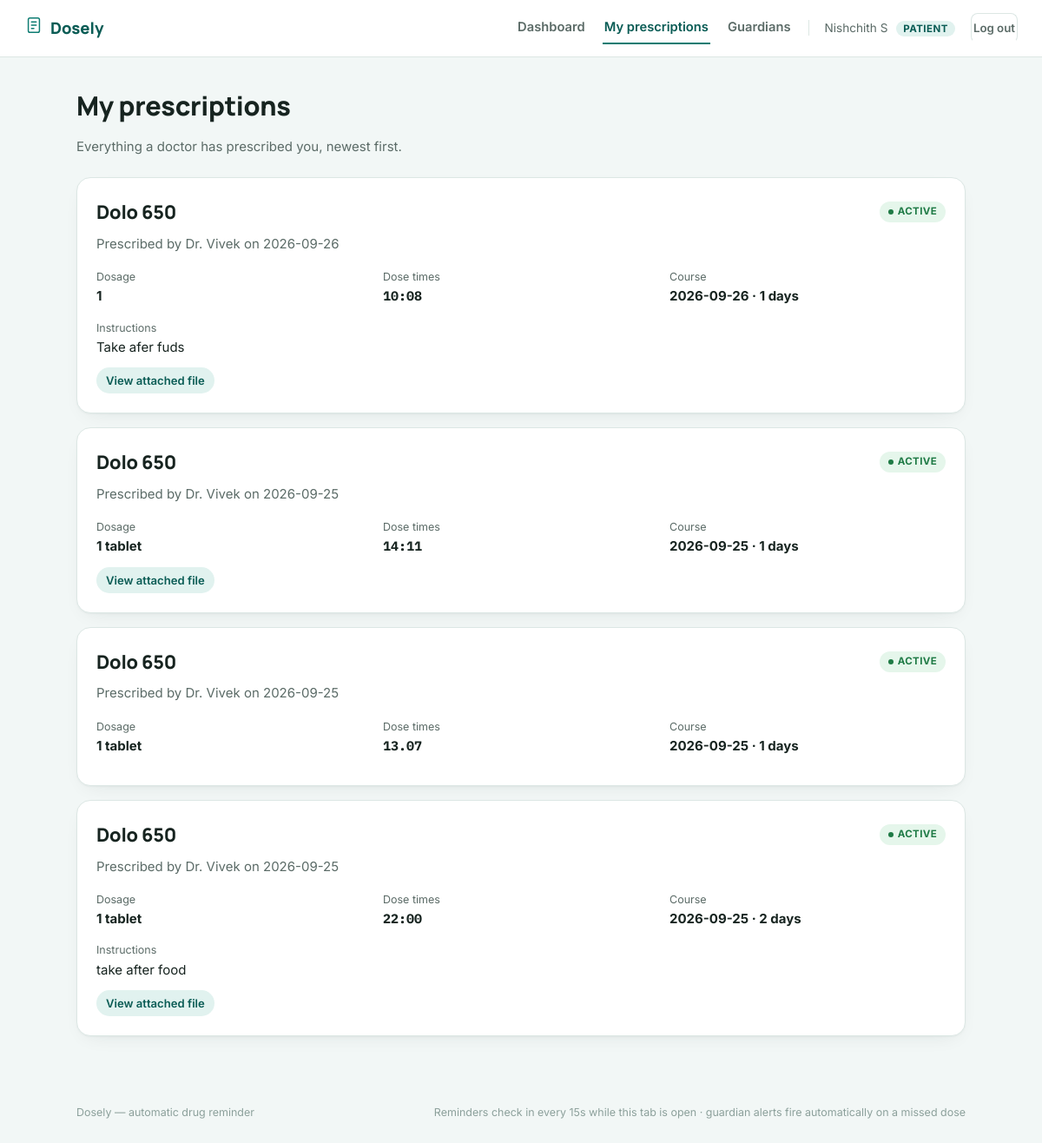
The app's page /patient/prescriptions (signed in) with its own data.
### tables this page shows
CREATE TABLE users (
    id INTEGER PRIMARY KEY AUTOINCREMENT,
    name TEXT NOT NULL,
    email TEXT UNIQUE NOT NULL,
    password_hash TEXT NOT NULL,
    role TEXT NOT NULL CHECK(role IN ('doctor','patient','guardian')),
    phone TEXT,
    created_at TEXT DEFAULT (datetime('now'))
);

CREATE TABLE prescriptions (
    id INTEGER PRIMARY KEY AUTOINCREMENT,
    doctor_id INTEGER NOT NULL,
    patient_id INTEGER NOT NULL,
    medicine_name TEXT NOT NULL,
    dosage TEXT,
    times TEXT NOT NULL,               -- JSON list e.g. ["08:00","14:00","20:00"]
    start_date TEXT NOT NULL,          -- YYYY-MM-DD
    duration_days INTEGER NOT NULL,
    instructions TEXT,
    file_path TEXT,
    status TEXT NOT NULL DEFAULT 'active',   -- active / stopped
    created_at TEXT DEFAULT (datetime('now')),
    FOREIGN KEY(doctor_id) REFERENCES users(id),
    FOREIGN KEY(patient_id) REFERENCES users(id)
);

### app.py (the view)
@app.route("/patient/prescriptions")
@login_required("patient")
def patient_prescriptions():
    user = current_user()
    prescriptions = db.get_prescriptions_for_patient(user["id"])
    return render_template("prescription_viewer.html", prescriptions=prescriptions)

### app.py (called while the page is built)
def current_user():
    uid = session.get("user_id")
    if not uid:
        return None
    return db.get_user_by_id(uid)

def login_required(role=None):
    def decorator(fn):
        @wraps(fn)
        def wrapped(*args, **kwargs):
            user = current_user()
            if not user:
                flash("Please log in to continue.", "error")
                return redirect(url_for("login"))
            if role and user["role"] != role:
                flash("That page isn't available for your account type.", "error")
                return redirect(url_for("index"))
            return fn(*args, **kwargs)
        return wrapped
    return decorator

@app.context_processor
def inject_user():
    return {"current_user": current_user()}

### db.py (called while the page is built)
def get_db():
    conn = sqlite3.connect(DB_PATH, check_same_thread=False, timeout=10)
    conn.row_factory = sqlite3.Row
    conn.execute("PRAGMA foreign_keys = ON")
    return conn

def get_user_by_id(user_id):
    conn = get_db()
    row = conn.execute("SELECT * FROM users WHERE id = ?", (user_id,)).fetchone()
    conn.close()
    return row

def get_prescriptions_for_patient(patient_id):
    conn = get_db()
    rows = conn.execute(
        """SELECT p.*, u.name AS doctor_name FROM prescriptions p
           JOIN users u ON u.id = p.doctor_id
           WHERE p.patient_id = ? ORDER BY p.created_at DESC""",
        (patient_id,),
    ).fetchall()
    conn.close()
    return rows

### templates/prescription_viewer.html (shortened to what this page needs)
{% extends "base.html" %}
{% block content %}
<h1>My prescriptions</h1>
<p class="muted" style="margin-bottom:24px">Everything a doctor has prescribed you, newest first.</p>
{% if prescriptions %}
  <div class="grid" style="gap:16px">
    {% for p in prescriptions %}
      <div class="card">
        <div class="section-head" style="margin-bottom:8px">
          <h2 style="margin:0">{{ p.medicine_name }}</h2>
          <span class="badge badge-{{ p.status }}"><span class="badge-dot"></span>{{ p.status }}</span>
        </div>
        <p class="muted" style="margin-bottom:14px">Prescribed by Dr. {{ p.doctor_name }} on {{ p.created_at[:10] }}</p>
        <div class="grid grid-3" style="gap:12px; margin-bottom:12px">
          <div><small class="muted">Dosage</small><br><strong>{{ p.dosage or "—" }}</strong></div>
          <div><small class="muted">Dose times</small><br><strong class="mono">{{ p.times | replace('["','') | replace('"]','') | replace('","', ', ') }}</strong></div>
          <div><small class="muted">Course</small><br><strong>{{ p.start_date }} · {{ p.duration_days }} days</strong></div>
        </div>
        {% if p.instructions %}
          <p style="margin-bottom:12px"><small class="muted">Instructions</small><br>{{ p.instructions }}</p>
        {% endif %}
        {% if p.file_path %}
          <a href="{{ url_for('static', filename=p.file_path) }}" target="_blank" class="file-chip">View attached file</a>
        {% endif %}
      </div>
    {% endfor %}
  </div>
{% else %}
  <div class="card empty-state">
    <h3>No prescriptions yet</h3>
    <p>Ask your doctor to add one using the email you registered with.</p>
  </div>
{% endif %}
{% endblock %}

### templates/base.html (shortened to what this page needs)
<!DOCTYPE html>
<html lang="en">
<head>
<link rel="stylesheet" href="{{ url_for('static', filename='css/style.css') }}">
</head>
<body>
<header class="topbar">
  <a class="brand" href="{{ url_for('index') }}">
    <span class="brand-mark" aria-hidden="true">
    </span>
    Dosely
  </a>
  <nav class="topnav">
    {% if current_user %}
      {% if current_user.role == 'doctor' %}
        <a href="{{ url_for('doctor_dashboard') }}" class="{{ 'active' if request.endpoint == 'doctor_dashboard' }}">Dashboard</a>
        <a href="{{ url_for('doctor_prescribe') }}" class="{{ 'active' if request.endpoint == 'doctor_prescribe' }}">New prescription</a>
      {% elif current_user.role == 'patient' %}
        <a href="{{ url_for('patient_dashboard') }}" class="{{ 'active' if request.endpoint == 'patient_dashboard' }}">Dashboard</a>
        <a href="{{ url_for('patient_prescriptions') }}" class="{{ 'active' if request.endpoint == 'patient_prescriptions' }}">My prescriptions</a>
        <a href="{{ url_for('patient_guardians') }}" class="{{ 'active' if request.endpoint == 'patient_guardians' }}">Guardians</a>
      {% elif current_user.role == 'guardian' %}
        <a href="{{ url_for('guardian_dashboard') }}" class="{{ 'active' if request.endpoint == 'guardian_dashboard' }}">Dashboard</a>
      {% endif %}
      <span class="nav-user">{{ current_user.name }} <em>{{ current_user.role }}</em></span>
      <a href="{{ url_for('logout') }}" class="btn-ghost-sm">Log out</a>
    {% else %}
      <a href="{{ url_for('login') }}">Log in</a>
      <a href="{{ url_for('register') }}" class="btn-solid-sm">Get started</a>
    {% endif %}
  </nav>
</header>
<main class="page">
  {% block content %}{% endblock %}
</main>
<footer class="pagefoot">
  <span>Dosely — automatic drug reminder</span>
  <span class="pagefoot-muted">Reminders check in every 15s while this tab is open · guardian alerts fire automatically on a missed dose</span>
</footer>
</body>
</html>

### static/css/style.css (style rules this page uses)
:root { --bg: #F2F7F6; --surface: #FFFFFF; --surface-alt: #EAF3F1; --border: #DCE7E4; --text: #172420; --text-muted: #5B6B67; --text-faint: #8CA09B; --primary: #0E7C72; --primary-dark: #0A5C55; --primary-tint: #E1F2EF; --success: #2E9E5B; --success-tint: #E5F6EB; --warning: #C1810F; --warning-tint: #FBF0DA; --danger: #CF4531; --danger-tint: #FCE8E4; --font-display: 'Manrope', 'Segoe UI', sans-serif; --font-body: 'Inter', 'Segoe UI', sans-serif; --font-mono: 'IBM Plex Mono', 'Courier New', monospace; --radius-lg: 16px; --radius-md: 12px; --radius-sm: 8px; --shadow: 0 1px 2px rgba(15,45,40,.04), 0 8px 24px -12px rgba(15,45,40,.12); }
* { box-sizing:border-box; }
html,body { margin:0;padding:0; }
body { background:var(--bg); color:var(--text); font-family:var(--font-body); font-size:15px; line-height:1.55; -webkit-font-smoothing:antialiased; }
h1,h2,h3,h4 { font-family:var(--font-display); font-weight:800; letter-spacing:-0.01em; color:var(--text); margin:0 0 .4em; }
h1 { font-size:1.9rem; }
h2 { font-size:1.35rem; }
p { margin:0 0 1em; }
a { color:var(--primary-dark); }
small, .muted { color:var(--text-muted); }
code, .mono { font-family:var(--font-mono); }
.topbar { display:flex; align-items:center; justify-content:space-between; padding:14px 28px; background:var(--surface); border-bottom:1px solid var(--border); position:sticky; top:0; z-index:20; }
.brand { display:flex; align-items:center; gap:8px; font-family:var(--font-display); font-weight:800; font-size:1.15rem; color:var(--primary-dark); text-decoration:none; }
.brand-mark { color:var(--primary); }
.topnav { display:flex; align-items:center; gap:18px; font-size:.92rem; }
.topnav a { color:var(--text-muted); text-decoration:none; font-weight:600; padding:6px 2px; border-bottom:2px solid transparent; }
.topnav a.active { color:var(--primary-dark); border-bottom-color:var(--primary); }
.nav-user { color:var(--text-muted); font-size:.85rem; }
.nav-user em { font-style:normal; color:var(--primary-dark); background:var(--primary-tint); padding:2px 8px; border-radius:999px; margin-left:6px; font-size:.72rem; font-weight:700; text-transform:uppercase; letter-spacing:.04em; }
.page { max-width:1080px; margin:0 auto; padding:32px 28px 60px; }
.pagefoot { max-width:1080px; margin:0 auto; padding:18px 28px 40px; display:flex; justify-content:space-between; font-size:.78rem; color:var(--text-faint); flex-wrap:wrap; gap:6px; }
.btn-solid, .btn-ghost, .btn-solid-sm, .btn-ghost-sm { display:inline-flex; align-items:center; justify-content:center; gap:6px; font-family:var(--font-body); font-weight:700; cursor:pointer; border-radius:var(--radius-sm); border:1px solid transparent; text-decoration:none; transition:transform .08s ease, background .15s ease, border-color .15s ease; }
.btn-ghost-sm { background:transparent; color:var(--text-muted); border-color:var(--border); padding:6px 13px; font-size:.83rem; }
.card { background:var(--surface); border:1px solid var(--border); border-radius:var(--radius-lg); padding:22px; box-shadow:var(--shadow); }
.grid { display:grid; gap:20px; }
.grid-3 { grid-template-columns:repeat(3, 1fr); }
.section-head { display:flex; align-items:center; justify-content:space-between; margin-bottom:14px; gap:12px; flex-wrap:wrap; }
.badge { display:inline-flex; align-items:center; gap:5px; padding:3px 10px; border-radius:999px; font-size:.72rem; font-weight:700; text-transform:uppercase; letter-spacing:.03em; }
.badge-active, .badge-taken { background:var(--success-tint); color:#1E7A45; }
.badge-dot { width:6px; height:6px; border-radius:50%; background:currentColor; }
.file-chip { display:inline-flex; align-items:center; gap:6px; font-size:.82rem; color:var(--primary-dark); background:var(--primary-tint); padding:5px 11px; border-radius:999px; text-decoration:none; font-weight:600; }

### records on screen
users: name "Nishchith S", role "PATIENT"
prescriptions: medicine_name "Dolo 650", status "ACTIVE", doctor_name "Vivek", created_at "2026-09-26", dosage "1", times "10:08", start_date "2026-09-26", duration_days "1", instructions "Take afer fuds"
prescriptions: medicine_name "Dolo 650", status "ACTIVE", doctor_name "Vivek", created_at "2026-09-25", dosage "1 tablet", times "14:11", start_date "2026-09-25", duration_days "1"
prescriptions: medicine_name "Dolo 650", status "ACTIVE", doctor_name "Vivek", created_at "2026-09-25", dosage "1 tablet", times "13.07", start_date "2026-09-25", duration_days "1"
prescriptions: medicine_name "Dolo 650", status "ACTIVE", doctor_name "Vivek", created_at "2026-09-25", dosage "1 tablet", times "22:00", start_date "2026-09-25", duration_days "2", instructions "take after food"
